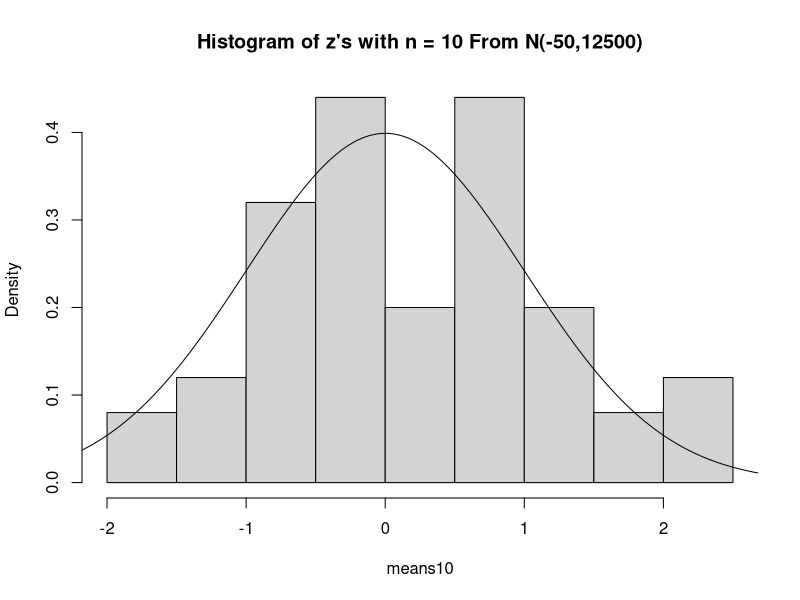
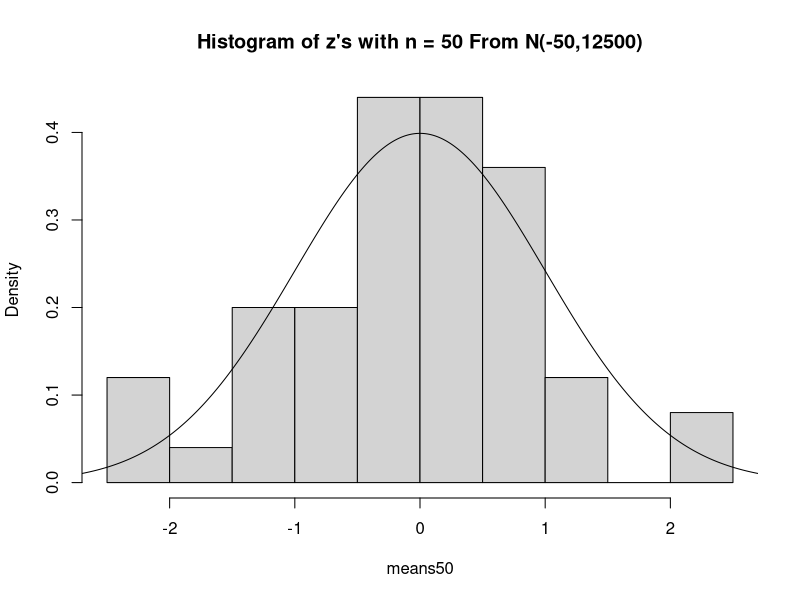
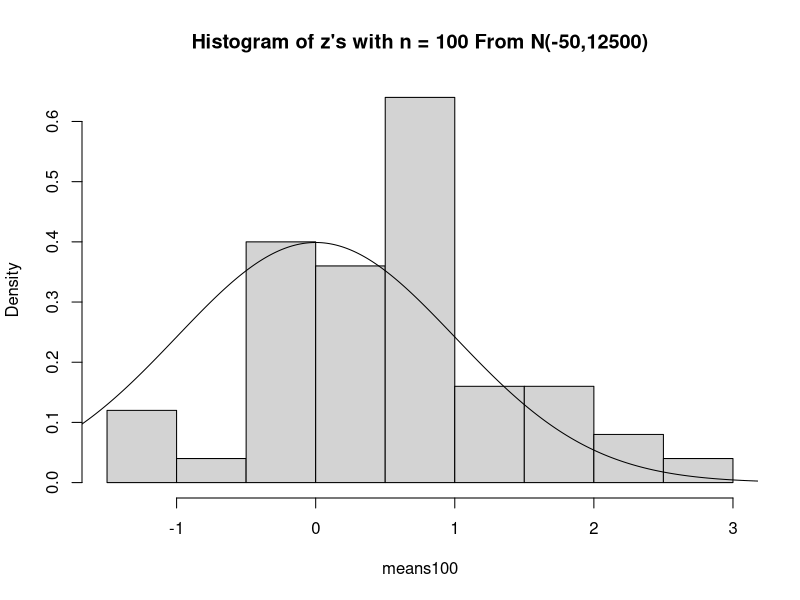
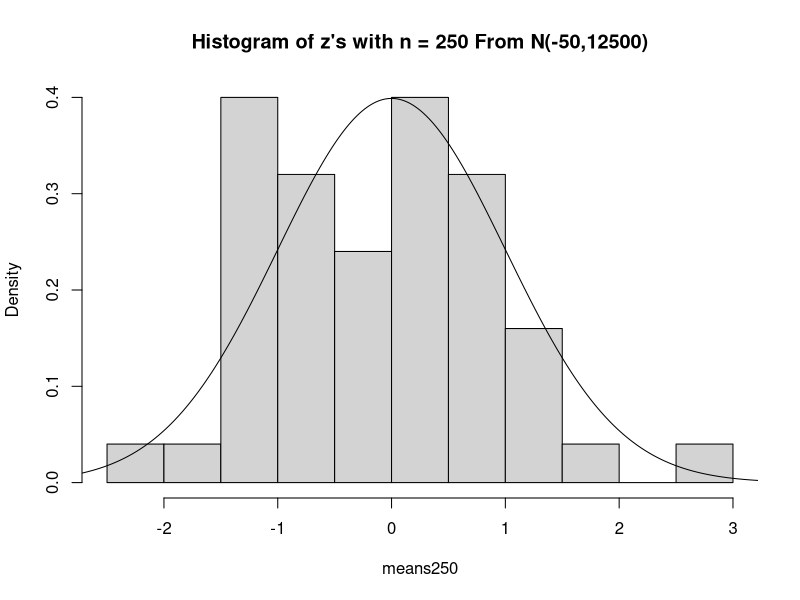

Source code (R) for these figures, in order:
###
# Meredith Saunders 
# 2019-07-25
# Limiting Distribution of L Standardization
###

set.seed(1978)

# Problem 4

# Simulate 50 samples of size 10, 50, 100, 250 from N(mu, sigma) distribution

N = 50
n <-c(10, 50, 100, 250)
b = 5

mu <- (-2)*b^2
sigma <- sqrt(20*b^4)

# Create a list to save data values in 
data <- list()
for (i in 1:length(n))
{
  data[[i]] <- matrix(0, nrow = N, ncol = n[i])
}

# Create the data by looping over sample sizes
for (j in 1: length(n))
{
  for (i in 1: N )
  {
    data[[j]][i,] <- rnorm(n=n[j], mean = mu, sd=sigma)
  }
}

# Calculate the z statistic for each set of samples 
means10<-apply(X=data[[1]],FUN=function(data){(mean(data)-mu)/(sigma/sqrt(n[1]))},MARGIN=1)
means50 <- apply(X = data[[2]], FUN = function(data) {(mean(data)-mu)/(sigma/sqrt(n[2]))}, MARGIN = 1)
means100 <- apply(X = data[[3]], FUN = function(data) {(mean(data)-mu)/(sigma/sqrt(n[3]))}, MARGIN = 1)
means250 <- apply(X = data[[4]], FUN = function(data) {(mean(data)-mu)/(sigma/sqrt(n[4]))}, MARGIN = 1)

# Generate a histogram to inspect the shape of the sampling distribution of the standardized L
hist(means10, main = paste("Histogram of z's with n = ", n[1], " From N(", mu, "," , sigma^2, ")", sep = ""), prob = T)
lines(seq(from=-3,to=3,by=0.01),dnorm(seq(from=-3,to=3,by=0.01)))

hist(means50, main = paste("Histogram of z's with n = ", n[2], " From N(", mu, "," , sigma^2, ")", sep = ""), prob = T)
lines(seq(from = -10, to =10, by = 0.01), dnorm(seq(from = -10, to = 10, by = 0.01)))
     
hist(means100, main = paste("Histogram of z's with n = ", n[3], " From N(", mu, "," , sigma^2, ")", sep = ""), prob = T)
lines(seq(from = -10, to =10, by = 0.01), dnorm(seq(from = -10, to = 10, by = 0.01)))
          
hist(means250, main = paste("Histogram of z's with n = ", n[4], " From N(", mu, "," , sigma^2, ")", sep = ""), prob = T)
lines(seq(from = -10, to =10, by = 0.01), dnorm(seq(from = -10, to = 10, by = 0.01)))

